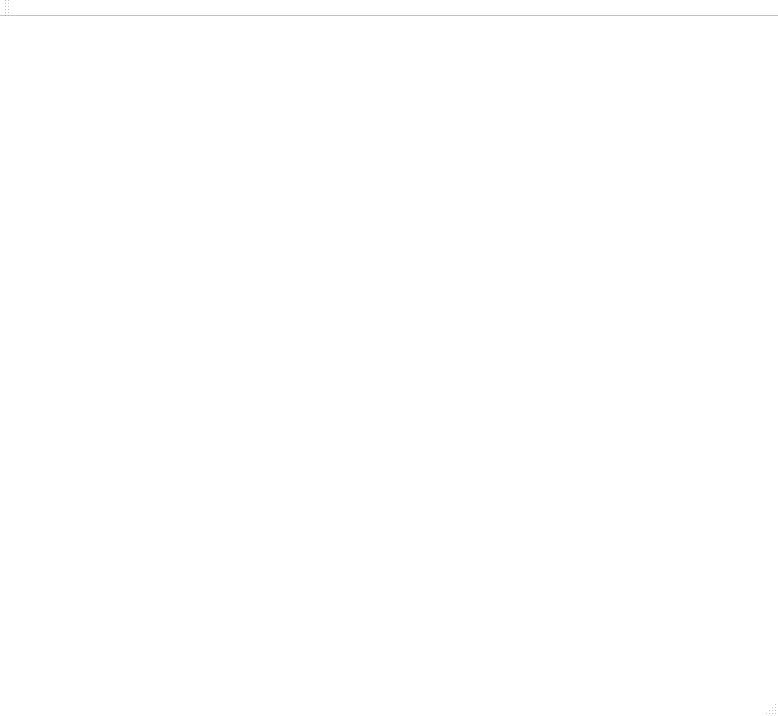
<?xml version="1.0" encoding="UTF-8"?>
<ui version="4.0">
 <class>MainWindow</class>
 <widget class="QMainWindow" name="MainWindow">
  <property name="geometry">
   <rect>
    <x>0</x>
    <y>0</y>
    <width>778</width>
    <height>716</height>
   </rect>
  </property>
  <property name="palette">
   <palette>
    <active>
     <colorrole role="WindowText">
      <brush brushstyle="SolidPattern">
       <color alpha="255">
        <red>0</red>
        <green>0</green>
        <blue>0</blue>
       </color>
      </brush>
     </colorrole>
     <colorrole role="Midlight">
      <brush brushstyle="SolidPattern">
       <color alpha="255">
        <red>255</red>
        <green>255</green>
        <blue>255</blue>
       </color>
      </brush>
     </colorrole>
     <colorrole role="Dark">
      <brush brushstyle="SolidPattern">
       <color alpha="255">
        <red>255</red>
        <green>255</green>
        <blue>255</blue>
       </color>
      </brush>
     </colorrole>
     <colorrole role="Mid">
      <brush brushstyle="SolidPattern">
       <color alpha="255">
        <red>255</red>
        <green>255</green>
        <blue>255</blue>
       </color>
      </brush>
     </colorrole>
     <colorrole role="Text">
      <brush brushstyle="SolidPattern">
       <color alpha="255">
        <red>0</red>
        <green>0</green>
        <blue>0</blue>
       </color>
      </brush>
     </colorrole>
     <colorrole role="ButtonText">
      <brush brushstyle="SolidPattern">
       <color alpha="255">
        <red>0</red>
        <green>0</green>
        <blue>0</blue>
       </color>
      </brush>
     </colorrole>
     <colorrole role="Base">
      <brush brushstyle="SolidPattern">
       <color alpha="255">
        <red>255</red>
        <green>255</green>
        <blue>255</blue>
       </color>
      </brush>
     </colorrole>
     <colorrole role="Window">
      <brush brushstyle="SolidPattern">
       <color alpha="255">
        <red>255</red>
        <green>255</green>
        <blue>255</blue>
       </color>
      </brush>
     </colorrole>
     <colorrole role="AlternateBase">
      <brush brushstyle="SolidPattern">
       <color alpha="255">
        <red>255</red>
        <green>255</green>
        <blue>255</blue>
       </color>
      </brush>
     </colorrole>
    </active>
    <inactive>
     <colorrole role="WindowText">
      <brush brushstyle="SolidPattern">
       <color alpha="255">
        <red>0</red>
        <green>0</green>
        <blue>0</blue>
       </color>
      </brush>
     </colorrole>
     <colorrole role="Midlight">
      <brush brushstyle="SolidPattern">
       <color alpha="255">
        <red>255</red>
        <green>255</green>
        <blue>255</blue>
       </color>
      </brush>
     </colorrole>
     <colorrole role="Dark">
      <brush brushstyle="SolidPattern">
       <color alpha="255">
        <red>255</red>
        <green>255</green>
        <blue>255</blue>
       </color>
      </brush>
     </colorrole>
     <colorrole role="Mid">
      <brush brushstyle="SolidPattern">
       <color alpha="255">
        <red>255</red>
        <green>255</green>
        <blue>255</blue>
       </color>
      </brush>
     </colorrole>
     <colorrole role="Text">
      <brush brushstyle="SolidPattern">
       <color alpha="255">
        <red>0</red>
        <green>0</green>
        <blue>0</blue>
       </color>
      </brush>
     </colorrole>
     <colorrole role="ButtonText">
      <brush brushstyle="SolidPattern">
       <color alpha="255">
        <red>0</red>
        <green>0</green>
        <blue>0</blue>
       </color>
      </brush>
     </colorrole>
     <colorrole role="Base">
      <brush brushstyle="SolidPattern">
       <color alpha="255">
        <red>255</red>
        <green>255</green>
        <blue>255</blue>
       </color>
      </brush>
     </colorrole>
     <colorrole role="Window">
      <brush brushstyle="SolidPattern">
       <color alpha="255">
        <red>255</red>
        <green>255</green>
        <blue>255</blue>
       </color>
      </brush>
     </colorrole>
     <colorrole role="AlternateBase">
      <brush brushstyle="SolidPattern">
       <color alpha="255">
        <red>255</red>
        <green>255</green>
        <blue>255</blue>
       </color>
      </brush>
     </colorrole>
    </inactive>
    <disabled>
     <colorrole role="WindowText">
      <brush brushstyle="SolidPattern">
       <color alpha="255">
        <red>255</red>
        <green>255</green>
        <blue>255</blue>
       </color>
      </brush>
     </colorrole>
     <colorrole role="Midlight">
      <brush brushstyle="SolidPattern">
       <color alpha="255">
        <red>255</red>
        <green>255</green>
        <blue>255</blue>
       </color>
      </brush>
     </colorrole>
     <colorrole role="Dark">
      <brush brushstyle="SolidPattern">
       <color alpha="255">
        <red>255</red>
        <green>255</green>
        <blue>255</blue>
       </color>
      </brush>
     </colorrole>
     <colorrole role="Mid">
      <brush brushstyle="SolidPattern">
       <color alpha="255">
        <red>255</red>
        <green>255</green>
        <blue>255</blue>
       </color>
      </brush>
     </colorrole>
     <colorrole role="Text">
      <brush brushstyle="SolidPattern">
       <color alpha="255">
        <red>255</red>
        <green>255</green>
        <blue>255</blue>
       </color>
      </brush>
     </colorrole>
     <colorrole role="ButtonText">
      <brush brushstyle="SolidPattern">
       <color alpha="255">
        <red>255</red>
        <green>255</green>
        <blue>255</blue>
       </color>
      </brush>
     </colorrole>
     <colorrole role="Base">
      <brush brushstyle="SolidPattern">
       <color alpha="255">
        <red>255</red>
        <green>255</green>
        <blue>255</blue>
       </color>
      </brush>
     </colorrole>
     <colorrole role="Window">
      <brush brushstyle="SolidPattern">
       <color alpha="255">
        <red>255</red>
        <green>255</green>
        <blue>255</blue>
       </color>
      </brush>
     </colorrole>
     <colorrole role="AlternateBase">
      <brush brushstyle="SolidPattern">
       <color alpha="255">
        <red>255</red>
        <green>255</green>
        <blue>255</blue>
       </color>
      </brush>
     </colorrole>
    </disabled>
   </palette>
  </property>
  <property name="windowTitle">
   <string>DTW_GUI</string>
  </property>
  <widget class="QWidget" name="centralWidget"/>
  <widget class="QMenuBar" name="menuBar">
   <property name="geometry">
    <rect>
     <x>0</x>
     <y>0</y>
     <width>778</width>
     <height>26</height>
    </rect>
   </property>
  </widget>
  <widget class="QToolBar" name="mainToolBar">
   <attribute name="toolBarArea">
    <enum>TopToolBarArea</enum>
   </attribute>
   <attribute name="toolBarBreak">
    <bool>false</bool>
   </attribute>
  </widget>
  <widget class="QStatusBar" name="statusBar"/>
 </widget>
 <layoutdefault spacing="6" margin="11"/>
 <resources/>
 <connections/>
</ui>
